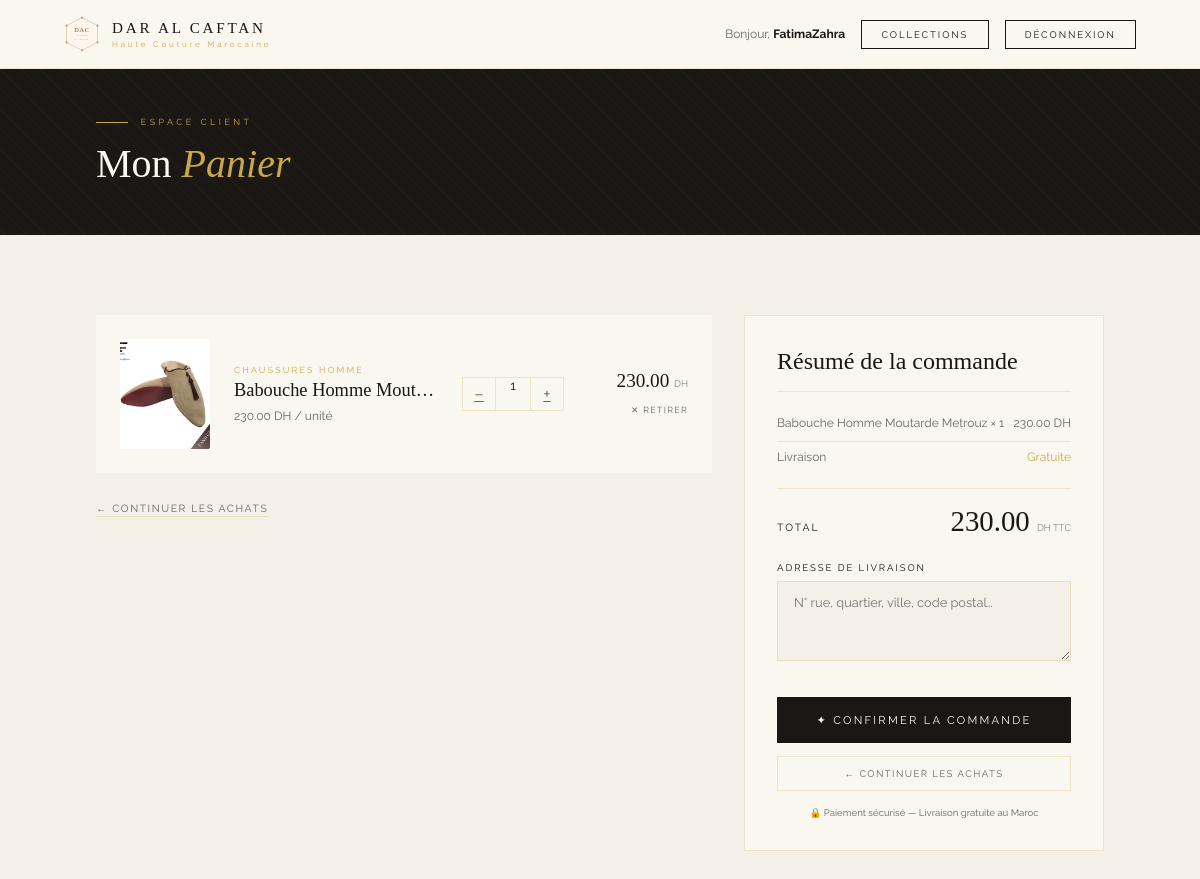
The page /views/cart/index.php (signed in) on the database as committed earlier.
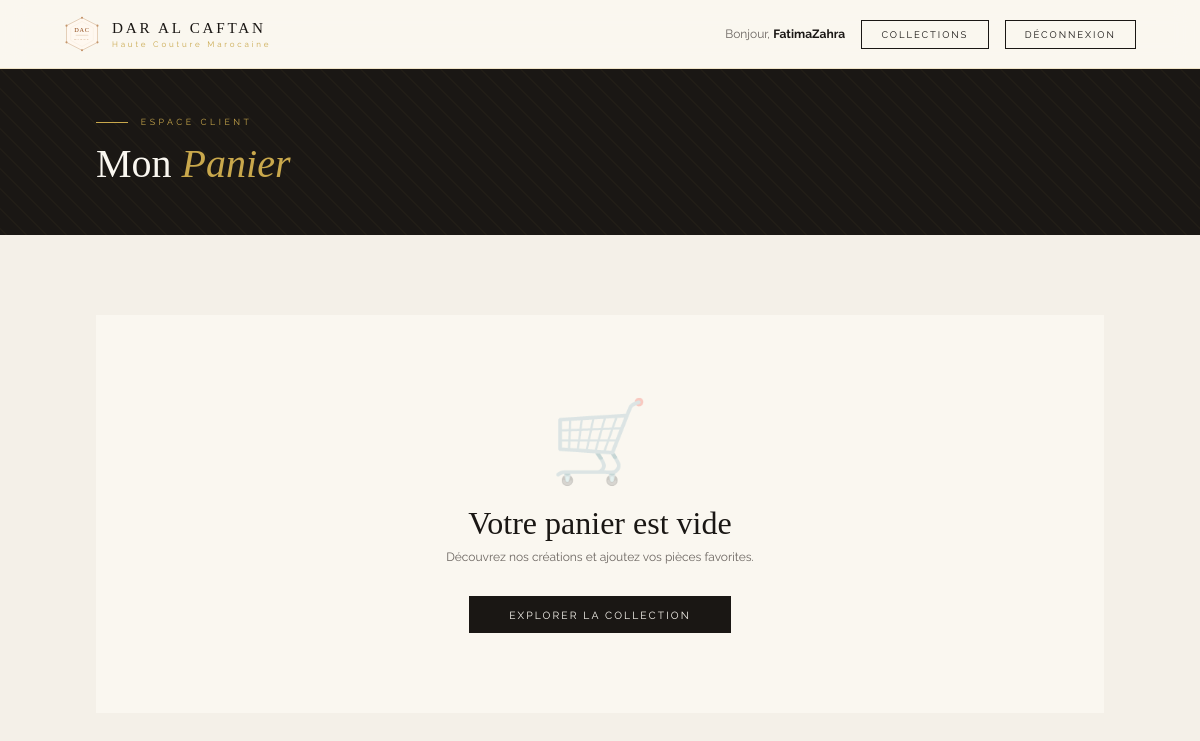
The same page on the database as committed later.
### tables this page shows
CREATE TABLE `cart` (
  `id` int(11) NOT NULL,
  `user_id` int(11) DEFAULT NULL,
  `product_id` int(11) DEFAULT NULL,
  `quantity` int(11) DEFAULT 1
);

CREATE TABLE `products` (
  `id` int(11) NOT NULL,
  `name` varchar(255) DEFAULT NULL,
  `description` text DEFAULT NULL,
  `price` decimal(10,2) DEFAULT NULL,
  `image` varchar(255) DEFAULT NULL,
  `category` varchar(100) DEFAULT NULL,
  `stock` int(11) DEFAULT NULL,
  `created_at` timestamp NOT NULL DEFAULT current_timestamp(),
  `occasion` varchar(100) DEFAULT NULL,
  `region` varchar(100) DEFAULT NULL,
  `taille` varchar(100) DEFAULT NULL,
  `couleur` varchar(100) DEFAULT NULL
);

### config/database.php (called while the page is built)
<?php
function getConnection() {
    $host = "localhost";
    $dbname = "estore";
    $username = "root";
    $password = "";
    try {
        $conn = new PDO(
            "mysql:host=$host;dbname=$dbname;charset=utf8",
            $username,
            $password
        );
        $conn->setAttribute(PDO::ATTR_ERRMODE, PDO::ERRMODE_EXCEPTION);
        return $conn;
    } catch(PDOException $e) {
        die("Erreur de connexion : " . $e->getMessage());
    }
}
?>

### models/Cart.php (called while the page is built, shortened)
<?php
require_once __DIR__ . '/../config/database.php';
class Cart {
    private $conn;
    public function __construct() {
        $this->conn = getConnection();
    }
    public function getPanier($user_id) {
        $stmt = $this->conn->prepare(
            "SELECT c.id as cart_id,
                    c.quantity,
                    p.id as product_id,
                    p.name,
                    p.price,
                    p.image,
                    p.category,
                    p.stock,
                    (p.price * c.quantity) as sous_total
             FROM cart c
             JOIN products p ON c.product_id = p.id
             WHERE c.user_id = ?
             ORDER BY c.id DESC"
        );
        $stmt->execute([$user_id]);
        return $stmt->fetchAll(PDO::FETCH_ASSOC);
    }
    public function getTotal($user_id) {
        $stmt = $this->conn->prepare(
            "SELECT SUM(p.price * c.quantity) as total
             FROM cart c
             JOIN products p ON c.product_id = p.id
             WHERE c.user_id = ?"
        );
        $stmt->execute([$user_id]);
        $result = $stmt->fetch(PDO::FETCH_ASSOC);
        return $result['total'] ?? 0;
    }
}
?>

### views/cart/index.php (the view, shortened to what the changed rows need)
<?php
require_once '../../config/database.php';
require_once '../../models/Cart.php';
$user_id = $_SESSION['user_id'];
$cart    = new Cart();
$items   = $cart->getPanier($user_id);
$total   = $cart->getTotal($user_id);
?>
<!DOCTYPE html>
<html lang="fr">
<head>
<link rel="stylesheet" href="../../public/css/cartIndex.css">
</head>
<body>
<div class="page-header">
  <div class="page-header-inner">
    <h1 class="page-title">Mon <em>Panier</em></h1>
  </div>
</div>
<div class="cart-layout">
  <?php if (empty($items)): ?>
    <div class="empty-cart">
      <div class="empty-ornament">🛒</div>
      <h2 class="empty-title">Votre panier est vide</h2>
      <p class="empty-sub">Découvrez nos créations et ajoutez vos pièces favorites.</p>
      <a href="../products/index.php" class="empty-link">Explorer la collection</a>
    </div>
  <?php else: ?>
    <div>
      <div class="cart-items">
        <?php foreach ($items as $item): ?>
        <div class="cart-item">
          <div class="item-img">
            <?php if (!empty($item['image'])): ?>
              <img src="../../public/images/<?= htmlspecialchars($item['image']) ?>"
                   alt="<?= htmlspecialchars($item['name']) ?>">
            <?php else: ?>
              <span class="item-img-icon">👘</span>
            <?php endif; ?>
          </div>
          <div class="item-info">
            <p class="item-category"><?= htmlspecialchars($item['category']) ?></p>
            <h3 class="item-name"><?= htmlspecialchars($item['name']) ?></h3>
            <p class="item-price-unit"><?= number_format($item['price'], 2) ?> DH / unité</p>
          </div>
          <div class="qty-control">
            <a href="../../controllers/CartController.php?action=update&product_id=<?= $item['product_id'] ?>&quantity=<?= $item['quantity'] - 1 ?>"
               class="qty-btn" title="Diminuer">−</a>
            <span class="qty-value"><?= $item['quantity'] ?></span>
            <a href="../../controllers/CartController.php?action=update&product_id=<?= $item['product_id'] ?>&quantity=<?= $item['quantity'] + 1 ?>"
               class="qty-btn" title="Augmenter">+</a>
          </div>
          <div class="item-right">
            <div class="item-subtotal">
              <?= number_format($item['sous_total'], 2) ?>
              <small>DH</small>
            </div>
            <a href="../../controllers/CartController.php?action=remove&product_id=<?= $item['product_id'] ?>"
               class="btn-remove">✕ Retirer</a>
          </div>
        </div>
        <?php endforeach; ?>
      </div>
      <div style="margin-top: 1.5rem;">
        <a href="../products/index.php" style="font-size:0.65rem; letter-spacing:0.15em; text-transform:uppercase; color:var(--warm-gray); text-decoration:none; border-bottom: 0.5px solid var(--border); padding-bottom:2px;">
          ← Continuer les achats
        </a>
      </div>
    </div>
    <div class="cart-summary">
      <h2 class="summary-title">Résumé de la commande</h2>
      <?php foreach ($items as $item): ?>
        <div class="summary-line">
          <span><?= htmlspecialchars($item['name']) ?> × <?= $item['quantity'] ?></span>
          <span><?= number_format($item['sous_total'], 2) ?> DH</span>
        </div>
      <?php endforeach; ?>
      <div class="summary-line" style="margin-top:0.5rem; padding-top:0.5rem; border-top:0.5px solid var(--border);">
        <span>Livraison</span>
        <span style="color:var(--gold);">Gratuite</span>
      </div>
      <div class="summary-total">
        <span class="summary-total-label">Total</span>
        <div class="summary-total-price">
          <?= number_format($total, 2) ?>
          <small>DH TTC</small>
        </div>
      </div>
      <form method="POST" action="../../controllers/OrderController.php?action=valider">
      <div class="address-section">
          <label class="address-label">Adresse de livraison</label>
          <textarea name="address" class="address-input"
            placeholder="N° rue, quartier, ville, code postal…" required></textarea>
        </div>
        <button type="submit" class="btn-order">
          ✦ Confirmer la commande
        </button>
      </form>
      <a href="../products/index.php" class="btn-continue">
        ← Continuer les achats
      </a>
      <p class="secure-note">🔒 Paiement sécurisé — Livraison gratuite au Maroc</p>
    </div>
  <?php endif; ?>
</div>
</body>
</html>

Rows that differ between the two databases and show on the page:
removed cart: product.image (picture), product.category "CHAUSSURES HOMME", product.name "Babouche Homme Mout…", product.price "230.00", quantity "1", sous_total "230.00", product.name "Babouche Homme Moutarde Metrouz"
Other text that changed with them:
$total: "230.00" → (not shown)
text no longer shown: "← CONTINUER LES ACHATS Résumé de la commande Livraison Gratuite TOTAL DH TTC ADRESSE DE LIVRAISON ✦ CONFIRMER LA COMMANDE ← CONTINUER LES ACHATS 🔒 Paiement sécurisé — Livraison gratuite au Maroc"
text now shown: "🛒 Votre panier est vide Découvrez nos créations et ajoutez vos pièces favorites. EXPLORER LA COLLECTION"
